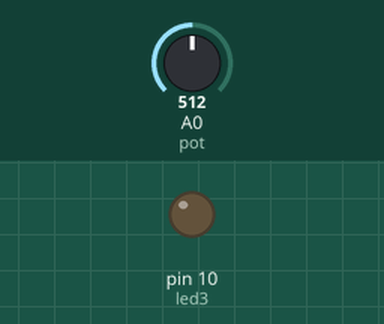
This sketch was run on a simulated Arduino Uno, built with avr-gcc and run on an emulated ATmega328P. On the bench: output pins drawn as LEDs (lit = HIGH). Inputs (shaded band) come from the test bench; at power-on: A0 (pot) = 512.

Above: at 1.2 s.
1.3 s: A0 (pot) set to 693
2.8 s: A0 (pot) set to 709
At 3.3 s:
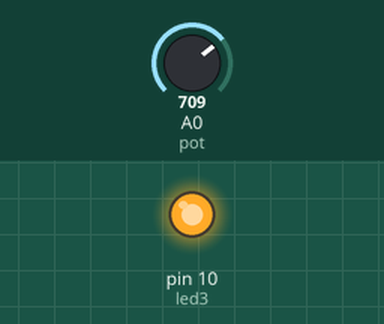
4.4 s: A0 (pot) set to 690
At 5.1 s:
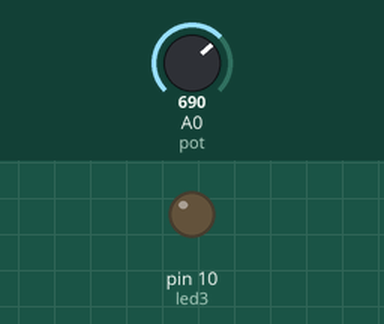
5.9 s: A0 (pot) set to 710
At 6.8 s:
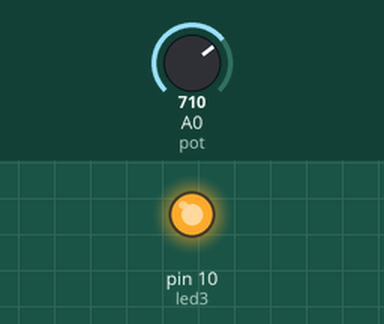
Timing chart, 0 to 8.4 s (numbered marks = the images above; inputs shaded):
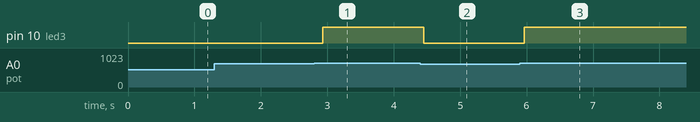

The sketch:

9.ino
```cpp
const int pot = A0;
const int led3 = 10;

void setup() {
  pinMode(led3, OUTPUT);
}

void loop() {
  long soma = 0;

  for (int i = 0; i < 10; i++) {
    soma = soma + analogRead(pot);
    delay(10);
  }

  int media = soma / 10;

  if (media > 700) {
    digitalWrite(led3, HIGH);
  } else {
    digitalWrite(led3, LOW);
  }
}
```

Measured:
- the behaviour switches between 700 and 701 on A0 (pot) (found by bisection; images 0 and 1)
- after the input at 1.3 s, every drawn part: stays the same
- after the input at 2.8 s, pin 10 (led3): LOW → HIGH after 0.13 s
- after the input at 4.4 s, pin 10 (led3): HIGH → LOW after 0.05 s
- after the input at 5.9 s, pin 10 (led3): LOW → HIGH after 0.07 s
